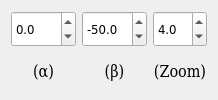
             <widget class="QFrame" name="frameWin1">
              <property name="frameShape">
               <enum>QFrame::NoFrame</enum>
              </property>
              <property name="frameShadow">
               <enum>QFrame::Raised</enum>
              </property>
              <layout class="QHBoxLayout" name="horizontalLayout_18">
               <item>
                <layout class="QVBoxLayout" name="verticalLayout_3">
                 <item>
                  <widget class="QDoubleSpinBox" name="alpha6view_window1">
                   <property name="sizePolicy">
                    <sizepolicy hsizetype="Fixed" vsizetype="Preferred">
                     <horstretch>0</horstretch>
                     <verstretch>0</verstretch>
                    </sizepolicy>
                   </property>
                   <property name="minimumSize">
                    <size>
                     <width>20</width>
                     <height>0</height>
                    </size>
                   </property>
                   <property name="maximumSize">
                    <size>
                     <width>167777</width>
                     <height>16777215</height>
                    </size>
                   </property>
                   <property name="font">
                    <font>
                     <family>DejaVu Sans Condensed</family>
                     <pointsize>10</pointsize>
                    </font>
                   </property>
                   <property name="decimals">
                    <number>1</number>
                   </property>
                   <property name="minimum">
                    <double>-360.000000000000000</double>
                   </property>
                   <property name="maximum">
                    <double>360.000000000000000</double>
                   </property>
                   <property name="singleStep">
                    <double>0.100000000000000</double>
                   </property>
                  </widget>
                 </item>
                 <item>
                  <widget class="QLabel" name="label_9">
                   <property name="font">
                    <font>
                     <family>DejaVu Serif Condensed</family>
                     <pointsize>12</pointsize>
                    </font>
                   </property>
                   <property name="text">
                    <string>(α)</string>
                   </property>
                   <property name="alignment">
                    <set>Qt::AlignCenter</set>
                   </property>
                  </widget>
                 </item>
                </layout>
               </item>
               <item>
                <layout class="QVBoxLayout" name="verticalLayout_8">
                 <item>
                  <widget class="QDoubleSpinBox" name="beta6view_window1">
                   <property name="sizePolicy">
                    <sizepolicy hsizetype="Fixed" vsizetype="Preferred">
                     <horstretch>0</horstretch>
                     <verstretch>0</verstretch>
                    </sizepolicy>
                   </property>
                   <property name="minimumSize">
                    <size>
                     <width>20</width>
                     <height>0</height>
                    </size>
                   </property>
                   <property name="maximumSize">
                    <size>
                     <width>167777</width>
                     <height>16777215</height>
                    </size>
                   </property>
                   <property name="font">
                    <font>
                     <family>DejaVu Sans Condensed</family>
                     <pointsize>10</pointsize>
                    </font>
                   </property>
                   <property name="decimals">
                    <number>1</number>
                   </property>
                   <property name="minimum">
                    <double>-360.000000000000000</double>
                   </property>
                   <property name="maximum">
                    <double>360.000000000000000</double>
                   </property>
                   <property name="singleStep">
                    <double>0.100000000000000</double>
                   </property>
                   <property name="value">
                    <double>-50.000000000000000</double>
                   </property>
                  </widget>
                 </item>
                 <item>
                  <widget class="QLabel" name="label_31">
                   <property name="font">
                    <font>
                     <family>DejaVu Serif Condensed</family>
                     <pointsize>12</pointsize>
                    </font>
                   </property>
                   <property name="text">
                    <string>(β)</string>
                   </property>
                   <property name="alignment">
                    <set>Qt::AlignCenter</set>
                   </property>
                  </widget>
                 </item>
                </layout>
               </item>
               <item>
                <layout class="QVBoxLayout" name="verticalLayout_6">
                 <item>
                  <widget class="QDoubleSpinBox" name="zoom6view_window1">
                   <property name="sizePolicy">
                    <sizepolicy hsizetype="Fixed" vsizetype="Preferred">
                     <horstretch>0</horstretch>
                     <verstretch>0</verstretch>
                    </sizepolicy>
                   </property>
                   <property name="minimumSize">
                    <size>
                     <width>20</width>
                     <height>0</height>
                    </size>
                   </property>
                   <property name="maximumSize">
                    <size>
                     <width>167777</width>
                     <height>16777215</height>
                    </size>
                   </property>
                   <property name="font">
                    <font>
                     <family>DejaVu Sans Condensed</family>
                     <pointsize>10</pointsize>
                    </font>
                   </property>
                   <property name="decimals">
                    <number>1</number>
                   </property>
                   <property name="minimum">
                    <double>2.000000000000000</double>
                   </property>
                   <property name="maximum">
                    <double>14.000000000000000</double>
                   </property>
                   <property name="singleStep">
                    <double>0.100000000000000</double>
                   </property>
                   <property name="value">
                    <double>4.000000000000000</double>
                   </property>
                  </widget>
                 </item>
                 <item>
                  <widget class="QLabel" name="label_29">
                   <property name="font">
                    <font>
                     <family>DejaVu Serif Condensed</family>
                     <pointsize>12</pointsize>
                    </font>
                   </property>
                   <property name="text">
                    <string>(Zoom)</string>
                   </property>
                   <property name="alignment">
                    <set>Qt::AlignCenter</set>
                   </property>
                  </widget>
                 </item>
                </layout>
               </item>
              </layout>
             </widget>
